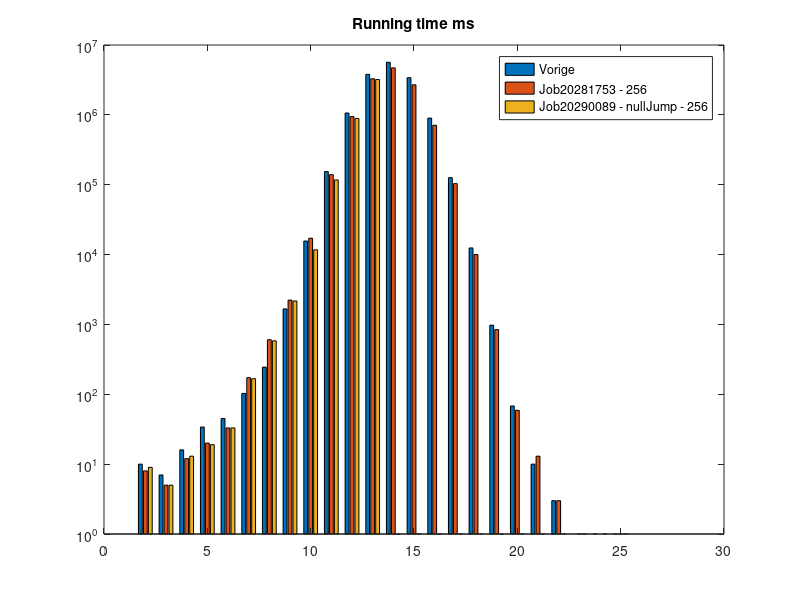
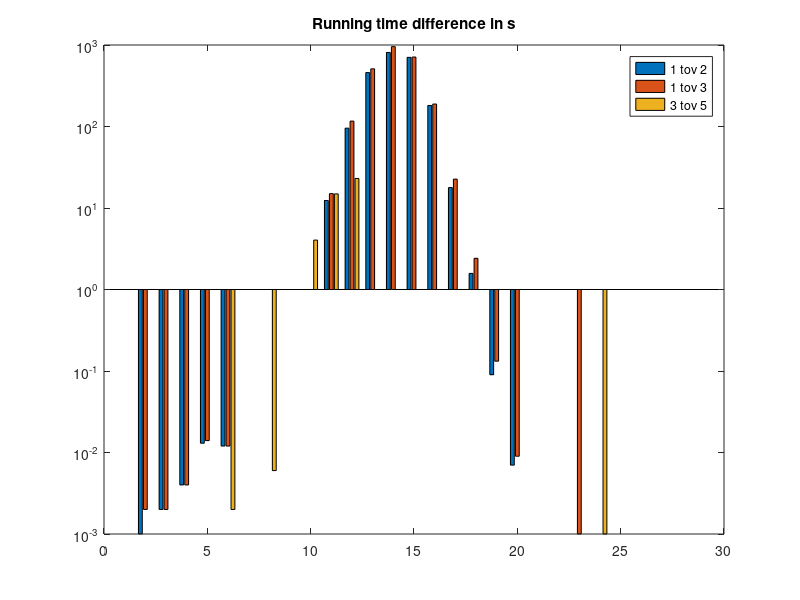
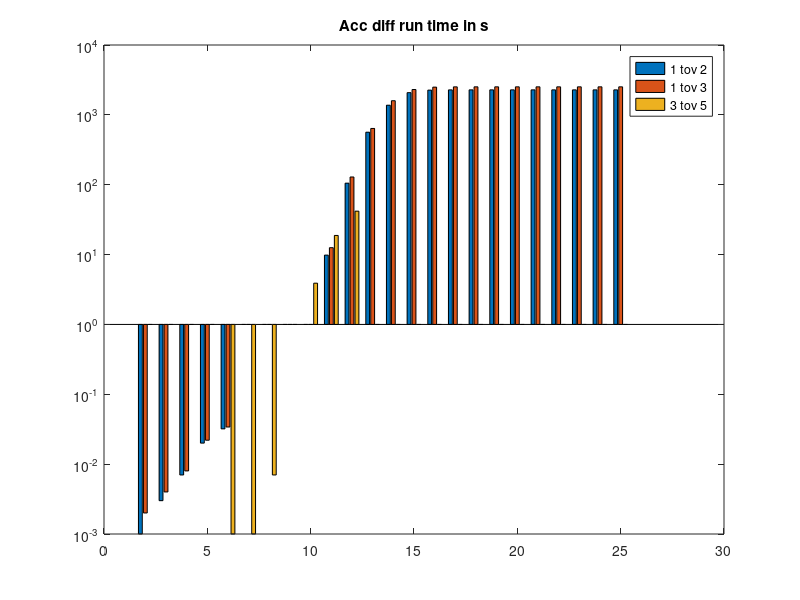
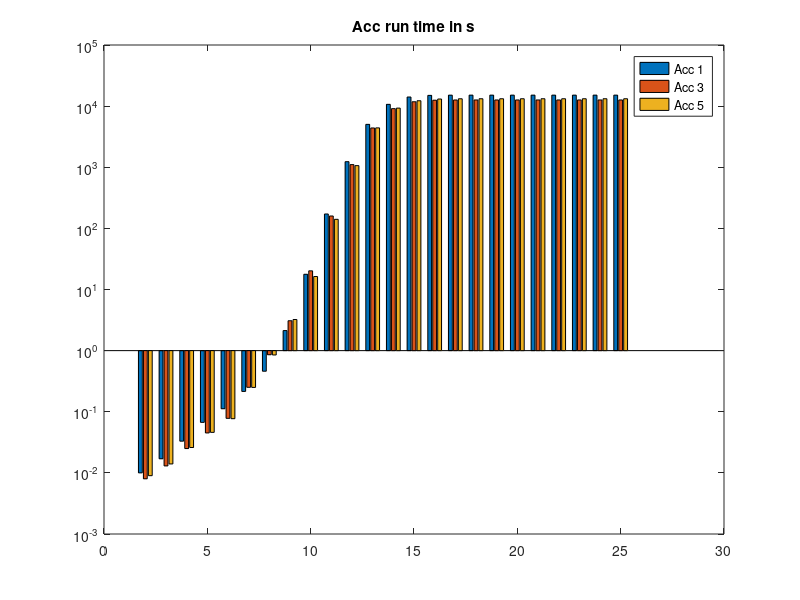

MATLAB code for these plots, in order:
close all
clc

X = 2:25;
Y2 = zeros([1 24]);
Y4 = zeros([1 24]);
Y5 = zeros([1 24]);
Y6 = zeros([1 24]);

% Y1 - 4,2u
Y1       = [10, 7, 16, 34, 45, 103, 245, 1669, 15624, 154239, 1062174, 3797288, 5661054, 3404493, 898401, 126276, 12442, 976, 68, 10, 3, 1, 0, 0];
% Y2 - 'Job20281461 - 256' - del/add 22 comps
Y2(1:21) = [9,  5, 12, 21, 33, 178, 625, 2292, 17111, 141878, 966757,  3337937, 4851132, 2699099, 717380, 108455, 10866, 886, 61, 15, 3];
% Y3 - curr Fastest: 3.5u - del/add
Y3       = [8,  5, 12, 20, 33, 173, 605, 2228, 17128, 139224, 945710,  3287401, 4705779, 2692819, 709728, 103660, 10027, 844, 59, 13, 3, 0, 1, 0];
% Y4 - cancelled - noTrim - 'Job20281806 - noTrim - 256'
Y4(1:11)  = [9,  6, 12, 20, 32, 173, 609, 2494, 27697, 238346, 1408245];
% Y5 - :  - pruneFrontOnly - Job20283061 - pruneCut - 256
Y5        = [9,  5, 12, 20, 31, 173, 599, 2380, 13088, 124332, 922677, 3345395, 4873226, 2967767, 821732, 123315, 12223, 908, 68, 13, 3, 0, 0, 0];  
%Y6 - nullJump - Job20290089 - 256
Y6(1:12)  = [9, 5, 13, 19, 33, 167, 582, 2166, 11700, 117072, 889036, 3202815];

T = [Y1 ; Y3 ; Y6];
figure
bar(X, T')
title('Running time ms')
set(gca,'YScale','log')
legend('Vorige', 'Job20281753 - 256', 'Job20290089 - nullJump - 256')

M = zeros([1 24]);
N = zeros([1 24]);
O = zeros([1 24]);
M(1:21) = (Y1(1:21) - Y2(1:21))/1000;
N       = (Y1 - Y3)/1000;
O       = (Y3 - Y5)/1000;
figure
bar(X, [M ; N ; O]')
set(gca,'YScale','log')
title('Running time difference in s')
legend('1 tov 2', '1 tov 3', '3 tov 5');

% Diff acc
AccM = cumsum(M);
AccN = cumsum(N);
AccO = cumsum(O);
figure
bar(X, [AccM ; AccN ; AccO]')
set(gca, 'YScale', 'log')
title('Acc diff run time in s')
legend('1 tov 2', '1 tov 3', '3 tov 5');

% Acc 
Acc1 = cumsum(Y1/1000);
Acc3 = cumsum(Y3/1000);
Acc5 = cumsum(Y5/1000);
figure
bar(X, [Acc1 ; Acc3 ; Acc5]')
set(gca,'YScale','log')
title('Acc run time in s')
legend('Acc 1', 'Acc 3', 'Acc 5');


DiffAcc3 = Acc1 - Acc3;
DiffAcc5 = Acc3 - Acc5;
figure
bar(X, [DiffAcc3 ; DiffAcc5]')
set(gca,'YScale','log')
title('Acc run time difference in s')
legend('1 tov 3', '3 tov 5');
